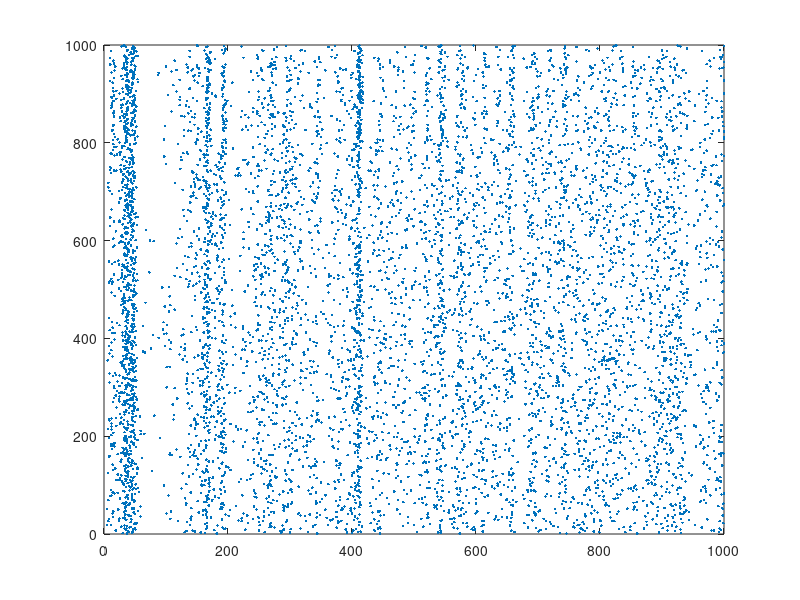

MATLAB code for this plot:
% Created by Eugene M. Izhikevich, February 25, 2003
% Excitatory neurons    Inhibitory neurons
Ne=800;                 Ni=200;
re=rand(Ne,1);          ri=rand(Ni,1);
a=[0.02*ones(Ne,1);     0.02+0.08*ri];
b=[0.2*ones(Ne,1);      0.25-0.05*ri];
c=[-65+15*re.^2;        -65*ones(Ni,1)];
d=[8-6*re.^2;           2*ones(Ni,1)];
S=[0.5*rand(Ne+Ni,Ne),  -rand(Ne+Ni,Ni)];

v=-65*ones(Ne+Ni,1);    % Initial values of v
u=b.*v;                 % Initial values of u
firings=[];             % spike timings
tic;
for t=1:1000            % simulation of 1000 ms
  I=[5*randn(Ne,1);2*randn(Ni,1)]; % thalamic input
  fired=find(v>=30);    % indices of spikes
  firings=[firings; t+0*fired,fired];
  v(fired)=c(fired);
  u(fired)=u(fired)+d(fired);
  I=I+sum(S(:,fired),2);
  v=v+0.5*(0.04*v.^2+5*v+140-u+I); % step 0.5 ms
  v=v+0.5*(0.04*v.^2+5*v+140-u+I); % for numerical
  u=u+a.*(b.*v-u);                 % stability
end
toc
plot(firings(:,1),firings(:,2),'.');
